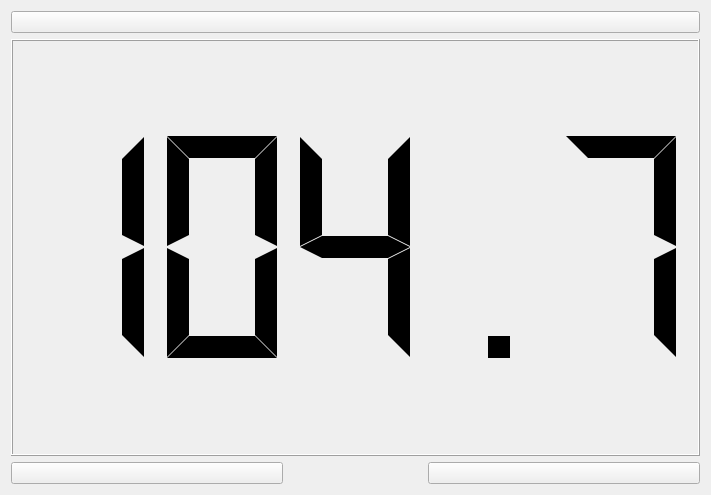
<?xml version="1.0" encoding="UTF-8"?>
<ui version="4.0">
 <class>Radio</class>
 <widget class="QWidget" name="Radio">
  <property name="geometry">
   <rect>
    <x>0</x>
    <y>0</y>
    <width>711</width>
    <height>495</height>
   </rect>
  </property>
  <property name="windowTitle">
   <string>Form</string>
  </property>
  <layout class="QGridLayout" name="gridLayout">
   <item row="3" column="0" colspan="2">
    <widget class="QPushButton" name="btn_previous">
     <property name="text">
      <string/>
     </property>
     <property name="icon">
      <iconset resource="resources.qrc">
       <normaloff>:/icons/icons/previous.png</normaloff>:/icons/icons/previous.png</iconset>
     </property>
     <property name="iconSize">
      <size>
       <width>100</width>
       <height>100</height>
      </size>
     </property>
    </widget>
   </item>
   <item row="2" column="0" colspan="5">
    <widget class="QLCDNumber" name="lcdNumber">
     <property name="font">
      <font>
       <family>Sans Serif</family>
      </font>
     </property>
     <property name="smallDecimalPoint">
      <bool>false</bool>
     </property>
     <property name="segmentStyle">
      <enum>QLCDNumber::Flat</enum>
     </property>
     <property name="value" stdset="0">
      <double>104.700000000000003</double>
     </property>
    </widget>
   </item>
   <item row="3" column="3" colspan="2">
    <widget class="QPushButton" name="btn_next">
     <property name="text">
      <string/>
     </property>
     <property name="icon">
      <iconset resource="resources.qrc">
       <normaloff>:/icons/icons/next.png</normaloff>:/icons/icons/next.png</iconset>
     </property>
     <property name="iconSize">
      <size>
       <width>100</width>
       <height>100</height>
      </size>
     </property>
    </widget>
   </item>
   <item row="0" column="0" colspan="5">
    <widget class="QPushButton" name="pushButton">
     <property name="text">
      <string/>
     </property>
     <property name="icon">
      <iconset resource="resources.qrc">
       <normaloff>:/icons/icons/home.png</normaloff>:/icons/icons/home.png</iconset>
     </property>
     <property name="iconSize">
      <size>
       <width>50</width>
       <height>50</height>
      </size>
     </property>
    </widget>
   </item>
  </layout>
 </widget>
 <resources>
  <include location="resources.qrc"/>
 </resources>
 <connections/>
</ui>
